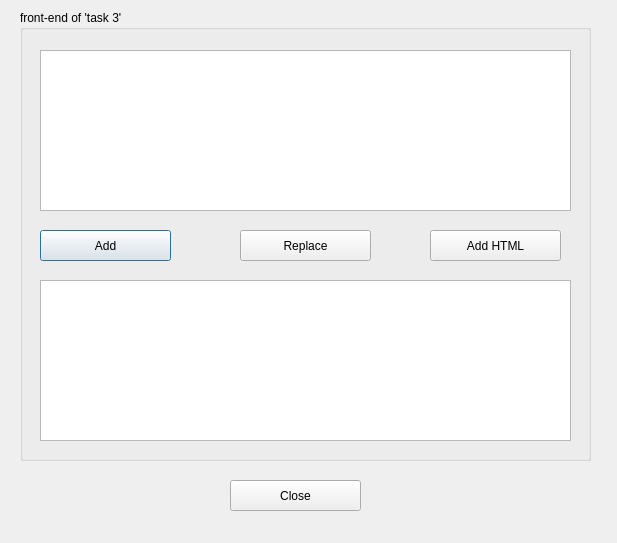
<?xml version="1.0" encoding="UTF-8"?>
<ui version="4.0">
 <class>task3</class>
 <widget class="QDialog" name="task3">
  <property name="geometry">
   <rect>
    <x>0</x>
    <y>0</y>
    <width>617</width>
    <height>543</height>
   </rect>
  </property>
  <property name="windowTitle">
   <string>task 3</string>
  </property>
  <widget class="QGroupBox" name="groupBox">
   <property name="geometry">
    <rect>
     <x>20</x>
     <y>10</y>
     <width>571</width>
     <height>451</height>
    </rect>
   </property>
   <property name="title">
    <string>front-end of 'task 3'</string>
   </property>
   <widget class="QPlainTextEdit" name="plainTextEditSrc">
    <property name="geometry">
     <rect>
      <x>20</x>
      <y>40</y>
      <width>531</width>
      <height>161</height>
     </rect>
    </property>
    <property name="plainText">
     <string/>
    </property>
   </widget>
   <widget class="QPlainTextEdit" name="plainTextEditDest">
    <property name="geometry">
     <rect>
      <x>20</x>
      <y>270</y>
      <width>531</width>
      <height>161</height>
     </rect>
    </property>
   </widget>
   <widget class="QPushButton" name="addButton">
    <property name="geometry">
     <rect>
      <x>20</x>
      <y>220</y>
      <width>131</width>
      <height>31</height>
     </rect>
    </property>
    <property name="text">
     <string>Add</string>
    </property>
   </widget>
   <widget class="QPushButton" name="replaceButton">
    <property name="geometry">
     <rect>
      <x>220</x>
      <y>220</y>
      <width>131</width>
      <height>31</height>
     </rect>
    </property>
    <property name="text">
     <string>Replace</string>
    </property>
   </widget>
   <widget class="QPushButton" name="htmlButton">
    <property name="geometry">
     <rect>
      <x>410</x>
      <y>220</y>
      <width>131</width>
      <height>31</height>
     </rect>
    </property>
    <property name="text">
     <string>Add HTML</string>
    </property>
   </widget>
  </widget>
  <widget class="QPushButton" name="closeButton">
   <property name="geometry">
    <rect>
     <x>230</x>
     <y>480</y>
     <width>131</width>
     <height>31</height>
    </rect>
   </property>
   <property name="text">
    <string>Close</string>
   </property>
  </widget>
 </widget>
 <resources/>
 <connections/>
</ui>
